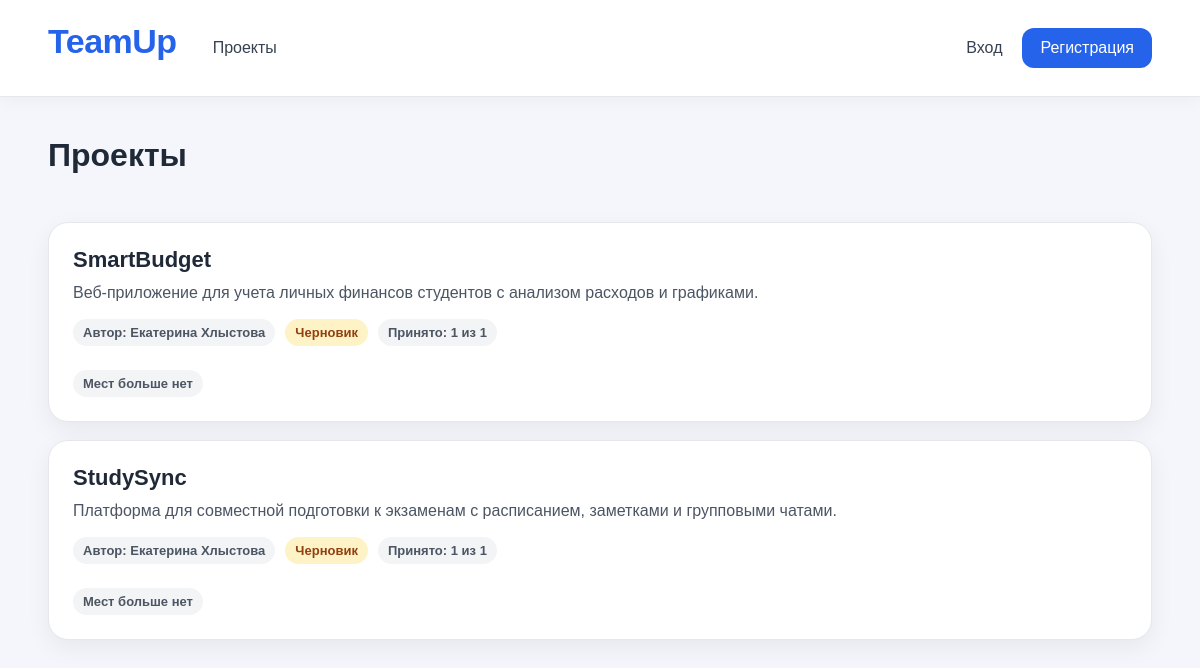
The app's page /projects with its own data.
### app/models/project.py (models this page shows)
class Project(Base):
    __tablename__ = "projects"
    id: Mapped[int] = mapped_column(primary_key=True)
    title: Mapped[str] = mapped_column(String(255), nullable=False)
    description: Mapped[str] = mapped_column(String(1000), nullable=False)
    status: Mapped[str] = mapped_column(String(50), default="draft", nullable=False)
    max_participants: Mapped[int] = mapped_column(Integer, nullable=False, default=1)
    owner_id: Mapped[int] = mapped_column(ForeignKey("users.id"), nullable=False)
    owner = relationship("User", back_populates="projects")
    applications = relationship("Application", back_populates="project")

### app/models/user.py (models this page shows)
class User(Base):
    __tablename__ = "users"
    id: Mapped[int] = mapped_column(primary_key=True)
    first_name: Mapped[str] = mapped_column(String(255), nullable=False)
    last_name: Mapped[str] = mapped_column(String(255), nullable=False)
    email: Mapped[str] = mapped_column(String(255), unique=True, nullable=False)
    password: Mapped[str] = mapped_column(String(255), nullable=False)
    role: Mapped[str] = mapped_column(String(50), default="user", nullable=False)
    projects = relationship("Project", back_populates="owner")
    applications = relationship("Application", back_populates="user")

### app/api/projects.py (the view)
@router.get("/projects")
async def projects_list(
    request: Request,
    session: AsyncSession = Depends(get_session),
):
    project_repository = ProjectRepository(session)
    project_service = ProjectService(project_repository)
    projects = await project_service.get_all_projects()
    user_id = request.session.get("user_id")
    user_name = request.session.get("user_name")
    user_email = request.session.get("user_email")
    user_role = request.session.get("user_role")
    message = request.query_params.get("message")
    applied_project_ids = set()
    if user_id:
        application_repository = ApplicationRepository(session)
        application_service = ApplicationService(application_repository)
        applied_project_ids = (
            await application_service.get_user_project_ids_with_applications(user_id)
        )
    return templates.TemplateResponse(
        request=request,
        name="projects.html",
        context={
            "projects": projects,
            "user_id": user_id,
            "user_name": user_name,
            "user_email": user_email,
            "user_role": user_role,
            "applied_project_ids": applied_project_ids,
            "message": message,
        },
    )

### templates/projects.html (shortened to what this page needs)
{% extends "base.html" %}
{% block content %}
<div class="page-header">
    <h1 class="page-title">Проекты</h1>
</div>
{% if projects %}
    <div class="projects-grid">
        {% for project in projects %}
            <div class="card project-card">
                <div>
                    <h3>{{ project.title }}</h3>
                    <p>{{ project.description }}</p>
                </div>
                <div class="meta">
                    <span class="badge badge-muted">
                        Автор: {{ project.owner.first_name }} {{ project.owner.last_name }}
                    </span>
                    {% if project.status == "draft" %}
                        <span class="badge badge-warning">Черновик</span>
                    {% elif project.status == "open" %}
                        <span class="badge badge-success">Открыт</span>
                    {% else %}
                        <span class="badge badge-muted">{{ project.status }}</span>
                    {% endif %}
                    <span class="badge badge-muted">
                        Принято:
                        {{ project.applications | selectattr("status", "equalto", "accepted") | list | length }}
                        из
                        {{ project.max_participants }}
                    </span>
                </div>
                <div class="actions">
                    {% set accepted_count = project.applications | selectattr("status", "equalto", "accepted") | list | length %}
                    {% if user_id == project.owner_id %}
                        <span class="badge">Ваш проект</span>
                    {% elif project.id in applied_project_ids %}
                        <span class="badge badge-warning">
                            Вы уже откликнулись
                        </span>
                    {% elif accepted_count >= project.max_participants %}
                        <span class="badge badge-muted">
                            Мест больше нет
                        </span>
                    {% else %}
                        <form action="/projects/{{ project.id }}/apply" method="post">
                            <button class="button" type="submit">
                                Откликнуться
                            </button>
                        </form>
                    {% endif %}
                </div>
            </div>
        {% endfor %}
    </div>
{% else %}
    <div class="empty">
        Пока нет проектов.
    </div>
{% endif %}
{% endblock %}

### templates/base.html (shortened to what this page needs)
<!DOCTYPE html>
<html lang="ru">
<head>
    <link rel="stylesheet" href="/static/css/style.css">
</head>
<body>
    <header class="header">
        <div class="container header-inner">
            <a class="logo" href="/">TeamUp</a>
            <nav class="nav">
                <div class="nav-left">
                    <a href="/projects">Проекты</a>
                </div>
                <div class="nav-right">
                    {% if user_name %}
                        <a href="/logout" class="nav-exit">Выйти</a>
                    {% else %}
                        <a href="/login">Вход</a>
                        <a href="/register" class="nav-button">Регистрация</a>
                    {% endif %}
                </div>
            </nav>
        </div>
    </header>
    <main class="main">
        <div class="container">
            {% block content %}{% endblock %}
        </div>
    </main>
</body>
</html>

### static/css/style.css (style rules this page uses)
* { box-sizing: border-box; }
body { font-family: Arial, sans-serif; background: #f4f6fb; margin: 0; color: #1f2937 }
a { color: inherit; text-decoration: none; }
.container { width: min(1280px, 92%); margin: 0 auto; }
.header { background: #ffffff; border-bottom: 1px solid #e5e7eb; position: sticky; top: 0; z-index: 10; box-shadow: 0 4px 16px rgba(15, 23, 42, 0.04); }
.header-inner { min-height: 96px; display: flex; align-items: center; justify-content: space-between; gap: 36px; }
.logo { font-size: 34px; font-weight: 800; color: #2563eb; letter-spacing: -0.5px; flex-shrink: 0; line-height: 1; transform: translateY(-7px); }
.nav { flex: 1; display: flex; align-items: center; justify-content: space-between; }
.nav-left { display: flex; align-items: center; gap: 28px; }
.nav-right { display: flex; align-items: center; gap: 20px; }
.nav a { color: #374151; padding: 10px 0; line-height: 1; white-space: nowrap; transition: color 0.2s ease, transform 0.2s ease; }
.nav-button { background: #2563eb; color: white !important; padding: 12px 18px !important; border-radius: 12px; transition: background 0.2s ease, transform 0.2s ease, box-shadow 0.2s ease; }
.main { padding: 40px 0; }
.card { background: white; border: 1px solid #e5e7eb; border-radius: 20px; padding: 24px; box-shadow: 0 8px 24px rgba(15, 23, 42, 0.06); }
.card + .card { margin-top: 18px; }
.page-title { margin: 0 0 24px; font-size: 32px; }
.page-header { display: flex; align-items: center; justify-content: space-between; gap: 20px; margin-bottom: 24px; }
.project-card { display: flex; flex-direction: column; gap: 14px; }
.project-card h3 { margin: 0 0 8px; font-size: 22px; }
.project-card p { margin: 0; line-height: 1.5; color: #4b5563; }
.meta { display: flex; flex-wrap: wrap; gap: 10px; font-size: 14px; }
.badge { display: inline-block; background: #eef2ff; color: #3730a3; border-radius: 999px; padding: 6px 10px; font-size: 13px; font-weight: 600; }
.badge-warning { background: #fef3c7; color: #92400e; }
.badge-muted { background: #f3f4f6; color: #4b5563; }
.actions { display: flex; flex-wrap: wrap; gap: 10px; margin-top: 10px; }

### records on screen
Project: title "SmartBudget", description "Веб-приложение для учета личных финансов студентов с анализом расходов и графиками.", owner.first_name "Екатерина", owner.last_name "Хлыстова", status "Черновик", applications|selectattr "1", max_participants "1", shows "Мест больше нет"
Project: title "StudySync", description "Платформа для совместной подготовки к экзаменам с расписанием, заметками и групповыми чатами.", owner.first_name "Екатерина", owner.last_name "Хлыстова", status "Черновик", applications|selectattr "1", max_participants "1", shows "Мест больше нет"
